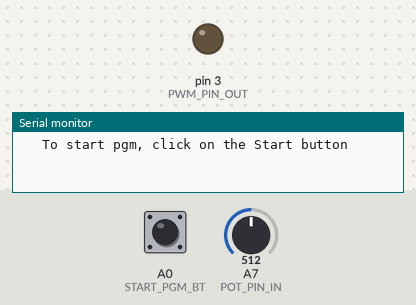
A sketch run on a simulated Arduino Nano, built with avr-gcc and run on an emulated ATmega328P. Parts: output pins drawn as LEDs (lit = HIGH), the last lines printed to the serial monitor. The test bench sets the inputs (shaded band); at power-on: A0 (START_PGM_BT) HIGH, A7 (POT_PIN_IN) = 512.

Above: at 0.8 s.
0.9 s: A0 (START_PGM_BT) pulled LOW for 0.15 s
At 1.6 s:
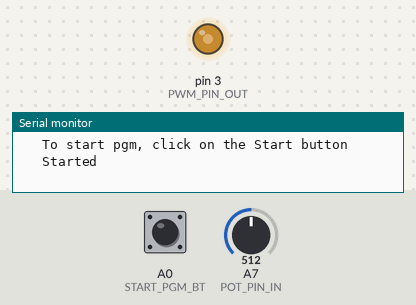
2.8 s: A7 (POT_PIN_IN) set to 716
At 3.9 s:
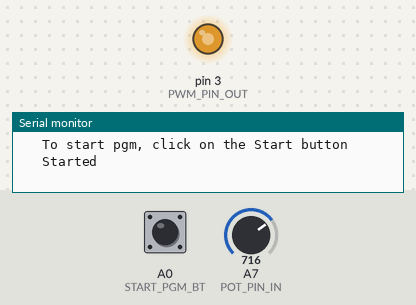
4.3 s: A7 (POT_PIN_IN) set to 900
At 5.1 s:
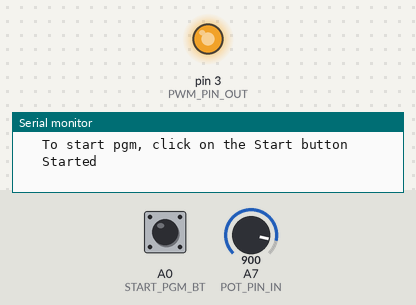
5.8 s: A7 (POT_PIN_IN) set to 122
At 6.2 s:
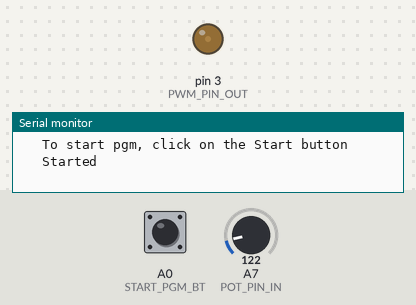
7.3 s: A7 (POT_PIN_IN) set to 511
At 8.6 s:
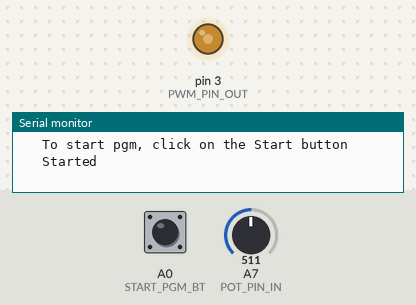
Timing chart, 0 to 9.8 s (numbered marks = the images above; inputs shaded):
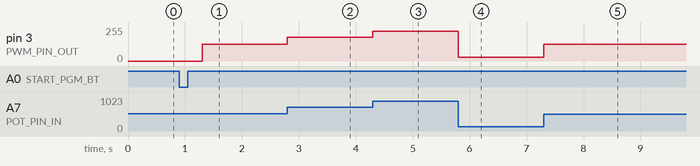

Measured:
- after the input at 0.9 s, pin 3 (PWM_PIN_OUT): 0/255 → 127/255 after 0.40 s
- after the input at 2.8 s, pin 3 (PWM_PIN_OUT): 127/255 → 178/255 at once
- after the input at 4.3 s, pin 3 (PWM_PIN_OUT): 178/255 → 224/255 at once
- after the input at 5.8 s, pin 3 (PWM_PIN_OUT): 224/255 → 30/255 at once
- after the input at 7.3 s, pin 3 (PWM_PIN_OUT): 30/255 → 127/255 at once

The sketch:

HBM-LowPassFilter.ino
```cpp
// HBM-LowPassFilter- HoverBoard Low Pass Filter with Potentiometer Control - 10/10/2022
// need a multimeter or an oscilloscope to see output value

const int START_PGM_BT = A0;          // Start pgm button
const int PWM_PIN_OUT = 3;            // 490Hz PWM Output
const int POT_PIN_IN = A7;            // Analog potentiomer input

void setup() {
  Serial.begin(9600);
  pinMode(START_PGM_BT,INPUT_PULLUP);
  pinMode(PWM_PIN_OUT, OUTPUT);
  Serial.print("\n\t To start pgm, click on the Start button");  while(digitalRead(START_PGM_BT));  delay(400);  Serial.print("\n\t Started");
}

void loop() {
  int potValue = analogRead(POT_PIN_IN);        // read the potentiometer value
  int PWM = map(potValue,0,1023,0,255);         // convert to PWM value
  analogWrite(PWM_PIN_OUT, PWM);                // write PWM value to output with LowPass Filter
}
```
